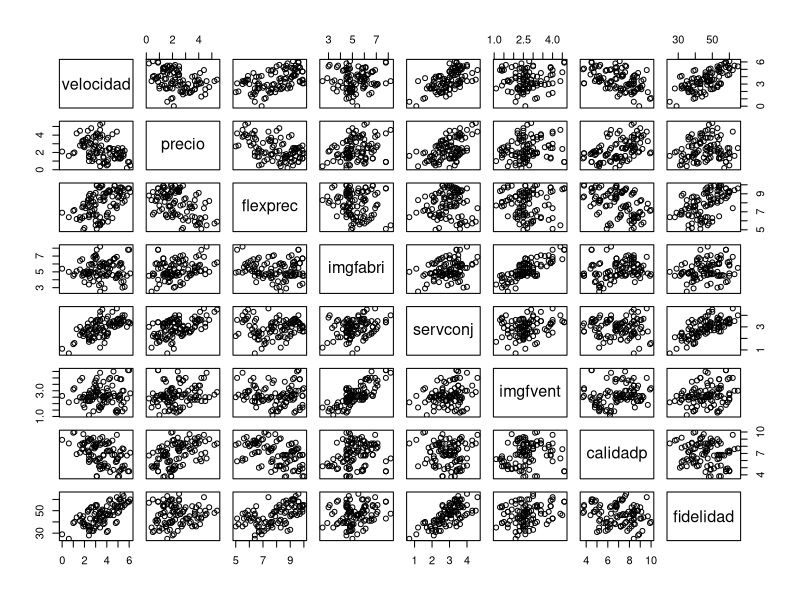
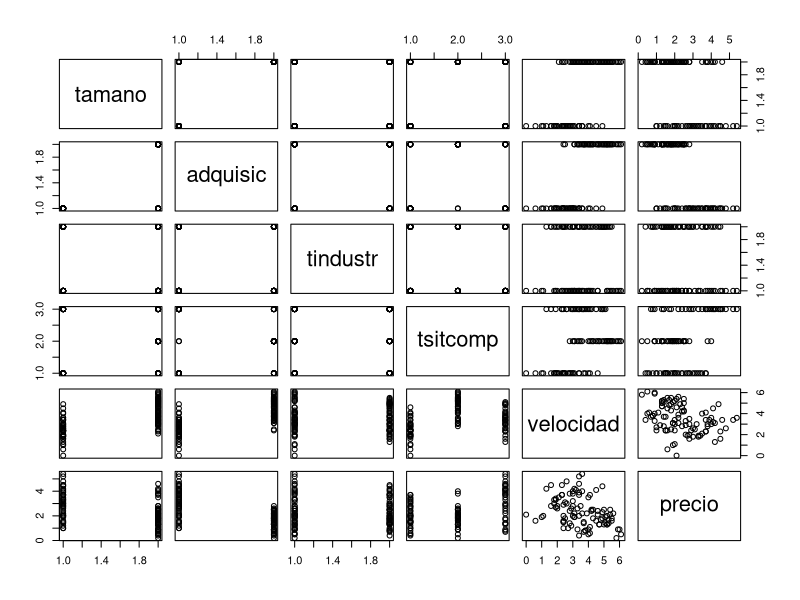
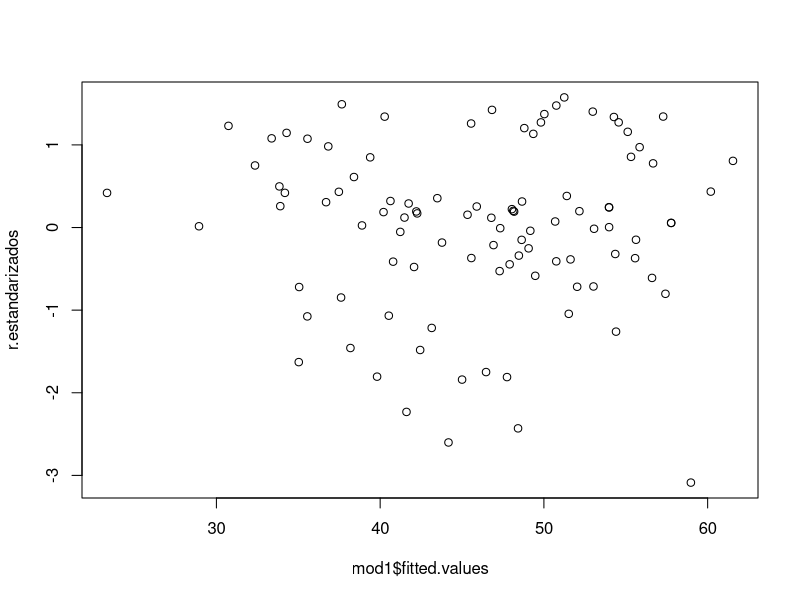

Source code (R) for these figures, in order: (Note: this script raises an error after producing the figures.)
############################
###### Ejercicio 1 #########
############################

# importamos guardando los caracteres como factores
hatco <- read.csv("hatco2.csv", header=TRUE, as.is=NA)

within(hatco, {
    hatco$empresa <- factor(hatco$empresa)
})

str(hatco)

############################
###### Ejercicio 2 #########
############################

# Observamos la posible relación entre las variables
plot(hatco[,c(6:13)])
# Vemos que algunas de las variables están relacionadas de manera lineal,
# pero no todas tienen relación entre si


# Ajustamos el modelo de regresión lineal múltiple
mod1<-lm(fidelidad~
    velocidad + precio + flexprec + imgfabri + servconj + imgfvent + calidadp,
    hatco)

# los valores estimados se obtienen de los coeficientes anteriores
summary(mod1) # tambien se pueden ver aquí o simplemente con mod1

# Donde la variable estimada ofrece una estimación de la fideidad de un producto

# en la útlima linea del summary aparece el valor de la p-valor, que nos indica
# que el modelo es significativo

# Tambien podemos observar el valor de R², que nos indica la relación entre
# la variable fiabilidad y las variables que construyen el modelo (explicativas). Es explicado en un 77%

anova(mod1) 


############################
###### Ejercicio 3 #########
############################

plot(hatco[, c(2:7)])

mod2 <- lm(fidelidad ~ tamano + adquisic + tindustr + tsitcomp + velocidad + precio, hatco)
mod2
summary(mod2)
anova(mod2)
# El R^2 ronda el 80%
# al nivel de significación 5%, todas las variables del mod2 son significativas 
# salvo tindustr (con p-valor 0.13 > 0.05)



############################
###### Ejercicio 4 #########
############################

# Veamos si podemos prescindir del término constante
summary(mod1)
# Vemos que el p-valor del término constante es 0.044 < 0.05, luego no se rechaza a este nivel de significación
# Si el nivel de significación fuera 0.01, sí se rechazaría el término constante



############################
###### Ejercicio 5 #########
############################

# Homocedasticidad
# Calculamos los residuos estandarizados
r.estandarizados <- rstandard(mod1)
plot(mod1$fitted.values, r.estandarizados) # Valores ajustados respecto de los residuos
plot(xij, r.estandarizados) 



############################
###### Ejercicio 6 #########
############################

# Incorrelación
plot(hatco$empresa, r.estandarizados)
library(lmtest)
dwtest(mod1)



############################
###### Ejercicio 6 #########
############################

# Normalidad
ks.test(r.estandarizados, pnorm)
qqnorm(r.estandarizados)
qqline(r.estandarizados)



############################
###### Ejercicio 7 #########
############################

# Linealidad
library(car)
crPlots(mod1)
# La mayoría de las variables se ajustan bastante bien a la recta.